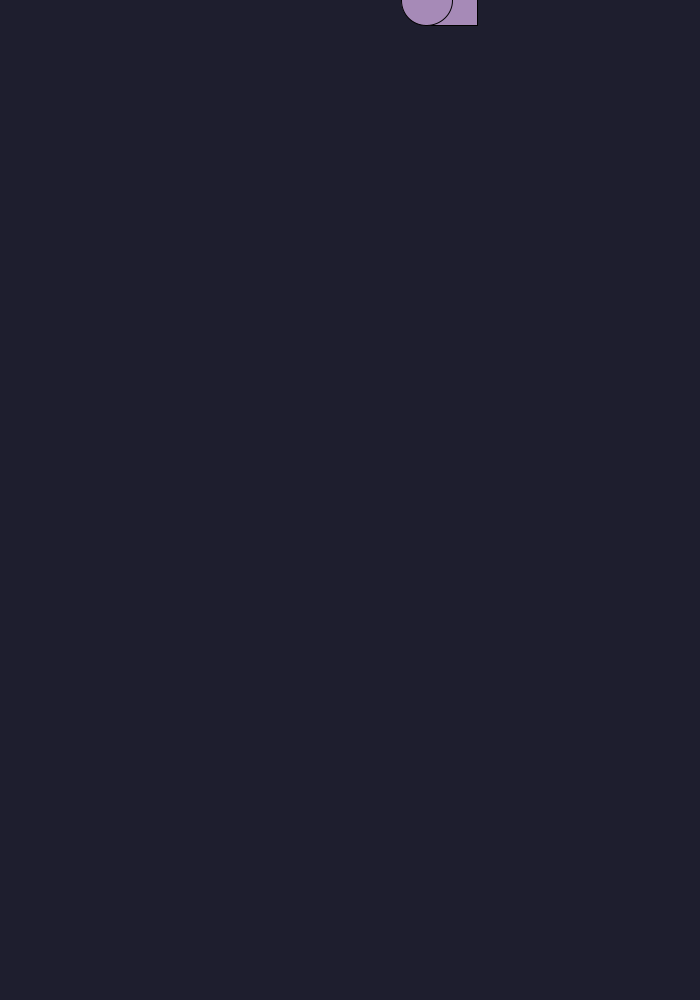
Frame 1 (no input)
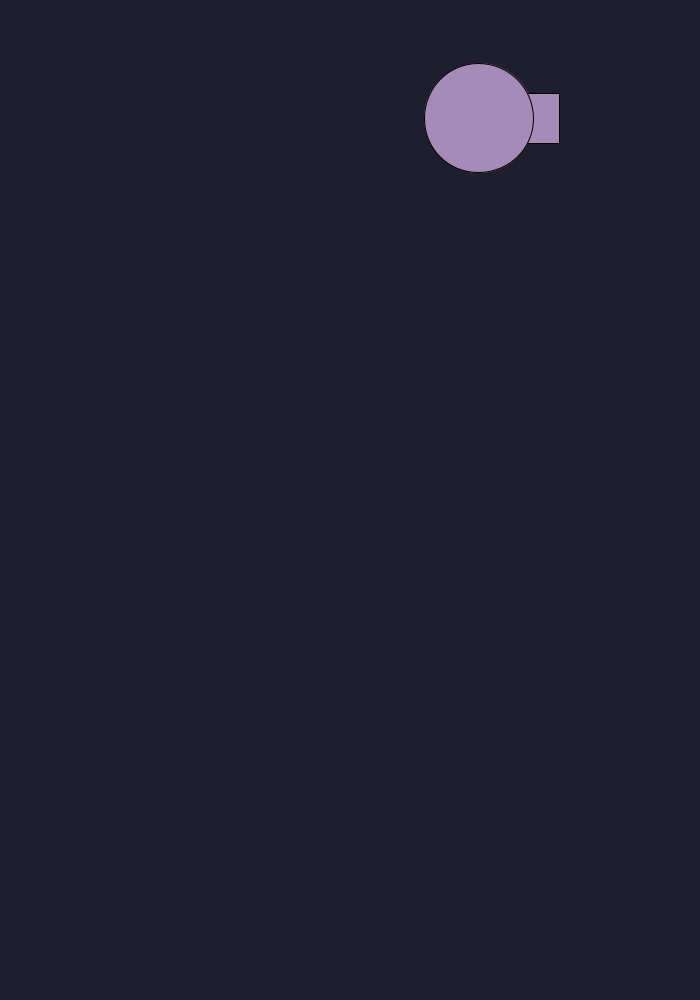
Frame 60 (the mouse pressed at the canvas centre just before this capture)
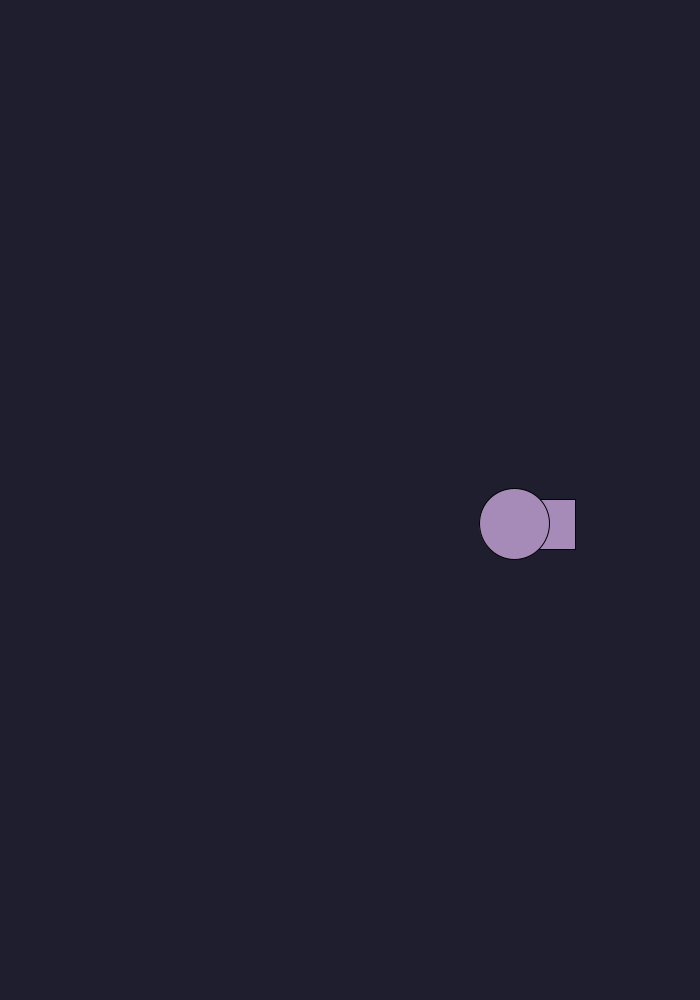
Frame 120 (the mouse held since frame 60 and released just before this capture)

The Processing sketch that drew these frames (run headless with seeded random() and noise(); from frame 60 on, the mouse is pressed at the canvas centre):

// Processing sketch: GDV_reus_de_bas_les3practicum
// ── GDV_reus_de_bas_les3practicum.pde
// GDV_reus_de_bas_les2practicum
// Basic = true
// Advanced = true
// Expert = false

// A global time value
float timer;
final float timerAddAmount = 0.02f;
final float resetMargin = 1.5;

int startPosX;
int startPosY;
int startPosYAmount = -10;
int speedX;
int speedY;
final int two = 2;

boolean isGoingRight = true;

void setup(){
  size(700, 1000);
  setRandomValues();
}

void draw(){
  timer += timerAddAmount;
  //println(timer); // 0.099999994
  
  background(#1e1e2e);
  
  cricleSquareCricle();
  
  if (startPosY > height)
    println("Benden " + startPosY);
  
  // automatic restart
  if (startPosY > height * resetMargin)
    BigReset();
}

// Reset very value that should be reset
void BigReset(){
  timer = 0;
  setRandomValues();
  startPosY = startPosYAmount;
}

// random values for start position and speed
void setRandomValues(){
  //startPosX = (int) random(width * 0.25, width * 0.75); // I like this more
  startPosX = (int) random(0, width);
  speedX = (int) random(1, 10);
  speedY = (int) random(1, 5);
}

void cricleSquareCricle(){
  // initialize the varibles
  int size = 50;
  int radius = 25;
  
  startPosY += timer * speedY;
  
  // set is going right
  if (startPosX >= width)
    isGoingRight = false;
  else if (startPosX < 0)
    isGoingRight = true;
  
  // change position by the bool
  if (isGoingRight)
    startPosX += timer * speedX;
  else
    startPosX -= timer * speedX;
  
  // math for square
  float squareSize = size;
  float halfSquareSize = squareSize / two;
  
  // math for circle
  float circleDiameter = radius * two;
  float yes = 1;
  yes = isGoingRight ? yes + circleDiameter : yes - circleDiameter;
  
  // shrinking and growing for the circle
  float circleSize = circleDiameter;
  if (isGoingRight)
    circleSize *= timer;
  else
    circleSize /= timer;
  
  float leftCirclePositionX = startPosX - halfSquareSize - circleSize / two;
  
  // color and centering
  fill(#a68ab7);
  rectMode(CENTER);

  // creating shapes
  square(startPosX, startPosY, squareSize);
  circle(leftCirclePositionX, startPosY, circleDiameter + circleSize);
}
